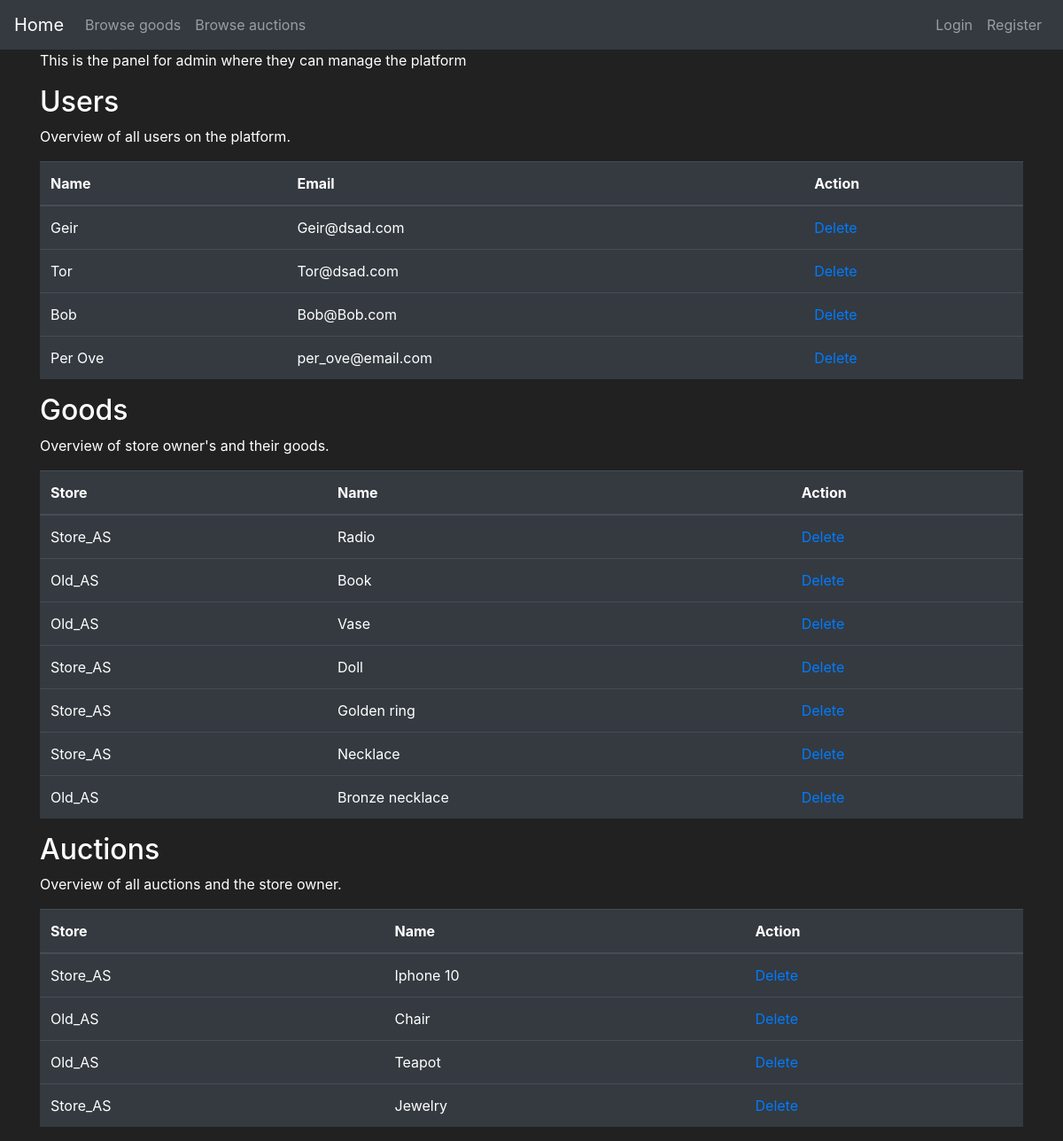
Before: /admin_panel with the older database file.
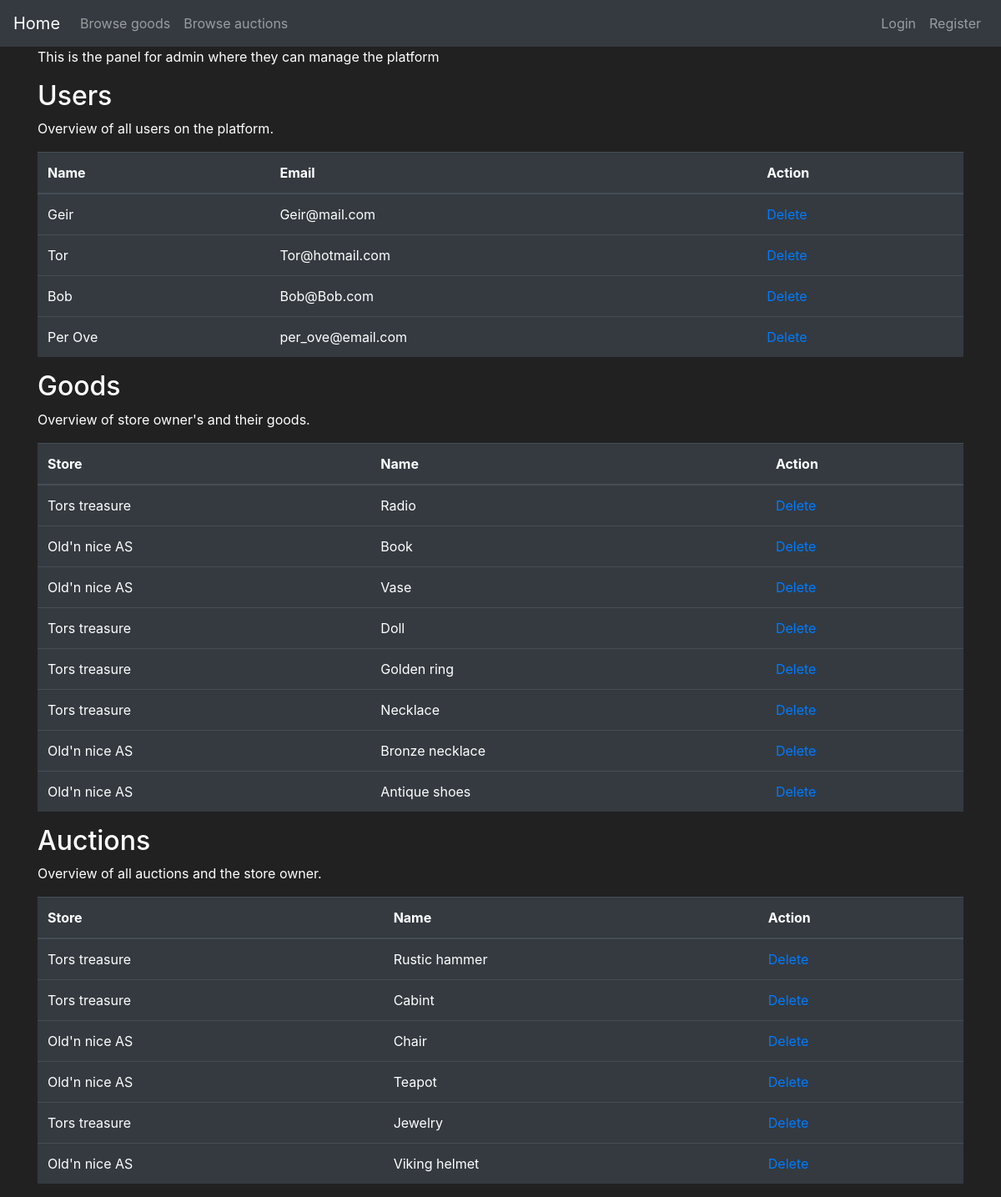
After: the same page with the newer database file.
### app_flask/models.py (models this page shows, shortened)
class User(db.Model, UserMixin):
    id = db.Column(db.Integer(), primary_key=True)
    username = db.Column(db.String(length=25), nullable=False, unique=True)
    email = db.Column(db.String(length=60), nullable=False, unique=True)
    password_hash = db.Column(db.String(length=60), nullable=False)
    profile_type = db.Column(db.Boolean(), nullable=False, default=False)
    cash = db.Column(db.Integer(), nullable=False, default=2000)
    date_created = db.Column(db.DateTime(), default=datetime.utcnow)
    goods = db.relationship('Goods', backref='goods_owned_by_user', lazy=True)
    store = db.relationship('Store', backref='store_owner', lazy=True)
    @property
    def password(self):
        return self.password

class Goods(db.Model):
    id = db.Column(db.Integer, primary_key=True)
    name = db.Column(db.String(30), nullable=False)
    description = db.Column(db.String(70), unique=False, nullable=False)
    price = db.Column(db.Integer, unique=False, nullable=False)
    product_number = db.Column(db.String(length=6), nullable=False, unique=True)
    goods_type = db.Column(db.Boolean(), nullable=False, default=False)
    date_created = db.Column(db.DateTime(), default=datetime.utcnow)
    user_owner = db.Column(db.Integer(), db.ForeignKey('user.id'))
    store_owner = db.Column(db.Integer(), db.ForeignKey('store.id'))

class Store(db.Model):
    id = db.Column(db.Integer(), primary_key=True)
    store_name = db.Column(db.String(length=30), nullable=False, unique=True)
    street_address = db.Column(db.String(length=40), nullable=False)
    street_number = db.Column(db.Integer(), nullable=False)
    postal_code = db.Column(db.Integer(), nullable=False)
    province = db.Column(db.String(length=50), nullable=False)
    store_email = db.Column(db.String(length=50), nullable=False, unique=True)
    store_phone = db.Column(db.Integer(), nullable=False)
    date_created = db.Column(db.DateTime(), default=datetime.utcnow)
    user_owner = db.Column(db.Integer(), db.ForeignKey('user.id'))
    goods = db.relationship('Goods', backref='owned_store', lazy=True)

### app_flask/main/routes.py (the view)
@bp.route('/admin_panel', methods=['GET', 'POST'])
def display_admin_panel():
    buy_form = BuyGoodsForm()
    db_users = show_users_from_db()
    auction_form = AuctionGoodsForm()
    items = db.session.query(Goods, Store).filter(and_(Store.id == Goods.store_owner, Goods.goods_type == 0)).all()
    auction_items = db.session.query(Goods, Store).filter(
        and_(Store.id == Goods.store_owner, Goods.goods_type == 1)).all()
    return render_template('adminPanel.html', db_users=db_users, items=items, auction_items=auction_items,
                           buy_form=buy_form, auction_form=auction_form)

### app_flask/__init__.py (called while the page is built)
def create_app():
    app = Flask(__name__)
    app.config['SQLALCHEMY_DATABASE_URI'] = 'sqlite:///appDB.db'
    app.config['SECRET_KEY'] = '5f4b0959c458e6b06c51097e'
    app.config['UPLOADE_FOLDER'] = picFolder
    db.init_app(app)
    bcrypt.init_app(app)
    login_manager.init_app(app)
    from app_flask.auth import bp as auth_bp
    app.register_blueprint(auth_bp)
    from app_flask.main import bp as main_bp
    app.register_blueprint(main_bp)
    return app

### app_flask/main/use_cases.py (called while the page is built)
def show_users_from_db():
    app = create_app()
    ctx = app.app_context()
    ctx.push()
    user_query = User.query.filter(User.username.isnot("Admin"))
    ctx.pop()
    return user_query

### app_flask/templates/adminPanel.html (shortened to what this page needs)
{% extends 'base.html' %}
{% block content %}
<div class="container">
    <p>This is the panel for admin where they can manage the platform</p>
</div>
<div class="container">
    <h2>Users</h2>
    <p>Overview of all users on the platform.</p>
    <table class="table table-hover table-dark">
        <thead>
            <tr>
                <th scope="col">Name</th>
                <th scope="col">Email</th>
                <th scope="col">Action</th>
            </tr>
        </thead>
        <tbody>
            {% for users in db_users %}
            <tr>
                <td class=".table-striped">{{ users.username}}</td>
                <td class=".table-striped">{{ users.email}}</td>
                <td class=".table-striped"><a href="{{ url_for('main.delete_user', id=users.id)}}">Delete</a></td>
            </tr>
            {% endfor %}
        </tbody>
    </table>
</div>
<div class="container">
    <h2>Goods</h2>
    <p>Overview of store owner's and their goods.</p>
    <table class="table table-hover table-dark">
        <thead>
            <tr>
                <th scope="col">Store</th>
                <th scope="col">Name</th>
                <th scope="col">Action</th>
            </tr>
        </thead>
        <tbody>
            {% for item, store in items %}
            <tr>
                <td class=".table-striped">{{store.store_name}}</td>
                <td class=".table-striped">{{item.name}}</td>
                <td class=".table-striped"><a href="{{ url_for('main.delete_goods', id=item.id)}}">Delete</a></td>
            </tr>
            {% endfor %}
        </tbody>
    </table>
</div>
<div class="container">
    <h2>Auctions</h2>
    <p>Overview of all auctions and the store owner.</p>
    <table class="table table-hover table-dark">
        <thead>
        <tr>
            <th scope="col">Store</th>
            <th scope="col">Name</th>
            <th scope="col">Action</th>
        </tr>
        </thead>
        <tbody>
        {% for item, store in auction_items %}
        <tr>
            <td class=".table-striped">{{store.store_name}}</td>
            <td class=".table-striped">{{item.name}}</td>
            <td class=".table-striped"><a href="{{ url_for('main.delete_goods', id=item.id)}}">Delete</a></td>
            {% endfor %}
        </tr>
        </tbody>
    </table>
</div>
{% endblock %}

Changed rows visible on the page:
changed User "Geir": email "Geir@dsad.com" → "Geir@mail.com"
changed User "Tor": email "Tor@dsad.com" → "Tor@hotmail.com"
changed Goods "Radio": store_name "Store_AS" → "Tors treasure"
changed Goods "Book": store_name "Old_AS" → "Old'n nice AS"
changed Goods "Vase": store_name "Old_AS" → "Old'n nice AS"
changed Goods "Doll": store_name "Store_AS" → "Tors treasure"
changed Goods "Golden ring": store_name "Store_AS" → "Tors treasure"
changed Goods "Necklace": store_name "Store_AS" → "Tors treasure"
changed Goods "Bronze necklace": store_name "Old_AS" → "Old'n nice AS"
added Goods: store_name "Old'n nice AS", name "Antique shoes", shown under "Goods"
now on this page (row edited): Goods: store_name "Tors treasure", name "Rustic hammer", shown under "Auctions"
changed Goods: store_name "Store_AS" → "Tors treasure"; name "Iphone 10" → "Cabint"
changed Goods "Chair": store_name "Old_AS" → "Old'n nice AS"
changed Goods "Teapot": store_name "Old_AS" → "Old'n nice AS"
changed Goods "Jewelry": store_name "Store_AS" → "Tors treasure"
added Goods: store_name "Old'n nice AS", name "Viking helmet", shown under "Auctions"
